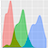

Write R code to recreate this figure.
usePackage<-function (pkg) {if (!require(pkg, character.only = TRUE)) {install.packages(pkg, repos = "http://cran.us.r-project.org");require(pkg, character.only = TRUE)}}

usePackage("ggplot2")
usePackage("reshape")


visr.applyParameters()


if(input_xlab == ""){input_xlab <- NULL}
if(input_ylab == ""){input_ylab <- NULL}

{{
  if(length(input_column) != 1) {
    # "Melt" data:
  data <- melt(input_table[,input_column])
  p <- ggplot(data) + 
    geom_density(aes(x = value, colour = variable,fill= variable), alpha= input_transparency) + 
    labs(title = input_main,x = input_xlab, y = input_ylab) +
    theme(legend.position = input_legendlocation)
  }else{
    data <- melt(input_table[,input_column])
    p <- ggplot(data) + 
      geom_density(aes(x = value), alpha= input_transparency) + 
      labs(title = input_main,x = input_xlab, y = input_ylab) +
      theme(legend.position = input_legendlocation)
  }
}}
print(p)
